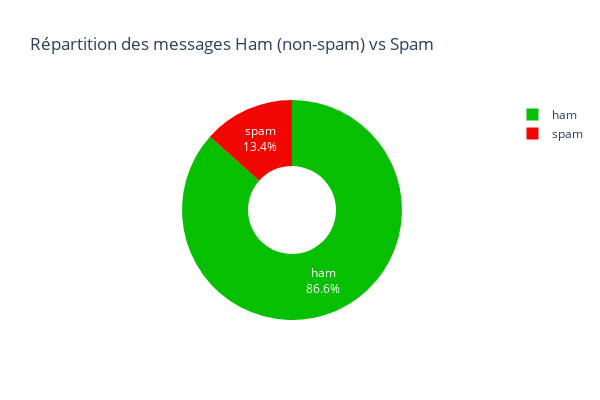

This figure's notebook cell:
### Code cell
# Distribution des classes (Donut chart)

counts = df['label'].value_counts().reset_index()
counts.columns = ['label', 'count']

fig = px.pie(
    counts,
    names='label',
    values='count',
    title='Répartition des messages Ham (non-spam) vs Spam',
    width=600, height=400,
    color='label',
    color_discrete_map={'ham':'#07bf01', 'spam':'#f10600'},
    hole=0.4
)

fig.update_traces(textinfo='percent+label')

fig.show()

### Figure 1 — Plotly figure (JSON) as saved in the notebook; plotly's stock layout.template omitted (floating-point values rounded to 4 significant figures)
{"data": [{"customdata": [["ham"], ["spam"]], "domain": {"x": [0, 1], "y": [0, 1]}, "hole": 0.4, "hovertemplate": "label=%{customdata[0]}<br>count=%{value}<extra></extra>", "labels": ["ham", "spam"], "legendgroup": "", "marker": {"colors": ["#07bf01", "#f10600"]}, "name": "", "showlegend": true, "textinfo": "percent+label", "type": "pie", "values": [4825, 747]}], "layout": {"height": 400, "legend": {"tracegroupgap": 0}, "title": {"text": "Répartition des messages Ham (non-spam) vs Spam"}, "width": 600}}
